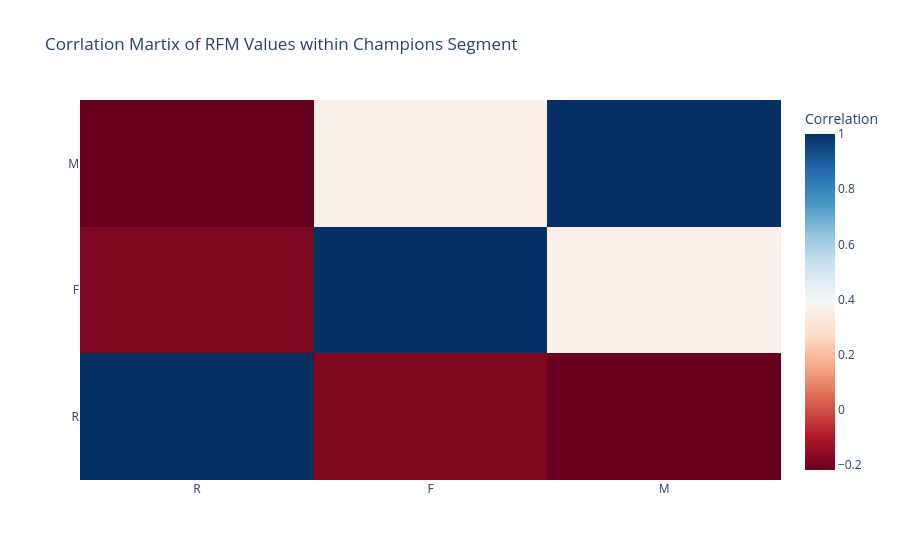

Notebook cell for this chart:
### Code cell
#create heatmap for champion correlation
fig_heatmap = go.Figure(data=go.Heatmap(
    z=correlation_matrix.values,
    x=correlation_matrix.columns,
    y=correlation_matrix.columns,
    colorscale='RdBu',
    colorbar=dict(title='Correlation')
))
fig_heatmap.update_layout(title='Corrlation Martix of RFM Values within Champions Segment')
fig_heatmap.show()

### Figure 1 — Plotly figure (JSON) as saved in the notebook; plotly's stock layout.template omitted (floating-point values rounded to 4 significant figures)
{"data": [{"colorbar": {"title": {"text": "Correlation"}}, "colorscale": [[0, "rgb(103,0,31)"], [0.1, "rgb(178,24,43)"], [0.2, "rgb(214,96,77)"], [0.3, "rgb(244,165,130)"], [0.4, "rgb(253,219,199)"], [0.5, "rgb(247,247,247)"], [0.6, "rgb(209,229,240)"], [0.7, "rgb(146,197,222)"], [0.8, "rgb(67,147,195)"], [0.9, "rgb(33,102,172)"], [1, "rgb(5,48,97)"]], "type": "heatmap", "x": ["R", "F", "M"], "y": ["R", "F", "M"], "z": [[1.0, -0.1821, -0.2176], [-0.1821, 1.0, 0.3567], [-0.2176, 0.3567, 1.0]]}], "layout": {"title": {"text": "Corrlation Martix of RFM Values within Champions Segment"}}}
